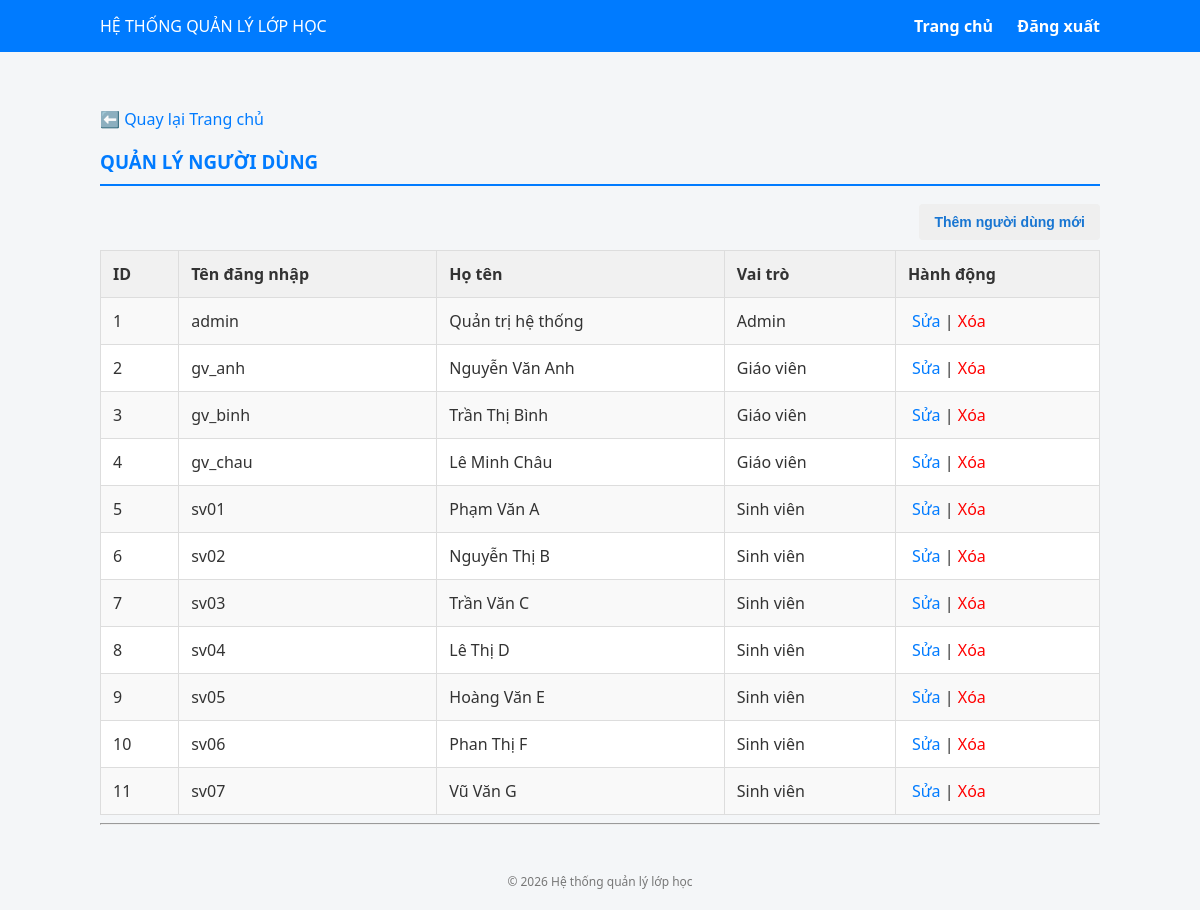
/index.php?controller=admin&action=nguoidung (signed in), run on the app's committed database.
### tables this page shows
CREATE TABLE nguoi_dung (
    id INT AUTO_INCREMENT PRIMARY KEY,
    ten_dang_nhap VARCHAR(50) NOT NULL UNIQUE,
    mat_khau VARCHAR(255) NOT NULL,
    ho_ten VARCHAR(100) NOT NULL,
    email VARCHAR(100),
    vai_tro ENUM('admin', 'gv', 'sv') NOT NULL DEFAULT 'sv',
    ngay_tao TIMESTAMP DEFAULT CURRENT_TIMESTAMP
);

### core/Controller.php (called while the page is built, shortened)
<?php
class Controller {
    protected function view($path, $data = []) {
        extract($data);
        require __DIR__ . '/../views/' . $path . '.php';
    }
}

### controllers/AdminController.php (called while the page is built, shortened)
<?php
require_once __DIR__ . '/../services/NguoiDungService.php';
require_once __DIR__ . '/../core/Controller.php';
class AdminController extends Controller {
    public function nguoidung() {
        $service = new NguoiDungService();
        $nguoiDung = $service->getAll();
        $this->view('admin/nguoi_dung', compact('nguoiDung', 'editingNguoiDung'));
    }
}

### config/db.php (called while the page is built)
<?php
return [
    'driver' => 'mysql',
    'host'   => 'localhost',
    'dbname' => 'QuanLyLopHoc',
    'user'   => 'root',
    'pass'   => '',
    'charset'=> 'utf8'
];

### core/Database.php (called while the page is built)
<?php
class Database {
    private static $conn = null;
    public static function getConnection() {
        if (self::$conn === null) {
            $config = require __DIR__ . '/../config/db.php';
            $dsn = "{$config['driver']}:host={$config['host']};dbname={$config['dbname']};charset={$config['charset']}";
            self::$conn = new PDO(
                $dsn,
                $config['user'],
                $config['pass'],
                [
                    PDO::ATTR_ERRMODE => PDO::ERRMODE_EXCEPTION,
                    PDO::ATTR_DEFAULT_FETCH_MODE => PDO::FETCH_ASSOC
                ]
            );
        }
        return self::$conn;
    }
}

### services/NguoiDungService.php (called while the page is built, shortened)
<?php
class NguoiDungService {
    private $dao;
    public function __construct() {
        $this->dao = new NguoiDungDAO();
    }
    public function getAll() {
        return $this->dao->findAll();
    }
}

### core/BaseDAO.php (called while the page is built, shortened)
<?php
require_once __DIR__ . '/Database.php';
abstract class BaseDAO {
    protected $conn;
    protected $table;
    protected $modelClass = null;
    public function __construct() {
        $this->conn = Database::getConnection();
    }
    public function findAll() {
        $stmt = $this->conn->prepare("SELECT * FROM {$this->table}");
        $stmt->execute();
        if ($this->modelClass) {
            return $stmt->fetchAll(PDO::FETCH_CLASS, $this->modelClass);
        }
        return $stmt->fetchAll();
    }
}

### views/admin/nguoi_dung.php (the view, shortened to what this page needs)
<?php include __DIR__.'/../layouts/header.php'; ?>
    <p><a href="index.php?controller=admin&action=index">⬅️ Quay lại Trang chủ</a></p>
    <h3>QUẢN LÝ NGƯỜI DÙNG</h3>
    <div style="display: flex; justify-content: flex-end; align-items: center; margin-bottom: 10px;">
        <button onclick="document.getElementById('modal-them-nguoidung').style.display='block'" style="color: #1976d2; font-weight: bold;">Thêm người dùng mới</button>
    </div>
    <table border="1" cellpadding="5" style="width: 100%; border-collapse: collapse;">
        <tr>
            <th>ID</th>
            <th>Tên đăng nhập</th>
            <th>Họ tên</th>
            <th>Vai trò</th>
            <th>Hành động</th>
        </tr>
        <?php foreach ($nguoiDung as $nd): ?>
            <tr style="<?= (isset($editingNguoiDung) && $editingNguoiDung->id == $nd->id) ? 'background-color: #ffffcc;' : '' ?>">
                <td><?= $nd->id ?></td>
                <td><?= htmlspecialchars($nd->ten_dang_nhap) ?></td>
                <td><?= htmlspecialchars($nd->ho_ten) ?></td>
                <td>
                    <?php
                    if ($nd->vai_tro == 'admin') echo 'Admin';
                    elseif ($nd->vai_tro == 'gv') echo 'Giáo viên';
                    else echo 'Sinh viên';
                    ?>
                </td>
                <td>
                    <a href="index.php?controller=admin&action=nguoidung&edit_id=<?= $nd->id ?>">️ Sửa</a> |
                    <a href="index.php?controller=admin&action=deleteNguoiDung&id=<?= $nd->id ?>" onclick="return confirm('Xóa người này?')" style="color: red;"> Xóa</a>
                </td>
            </tr>
        <?php endforeach; ?>
    </table>
    <hr>
<?php include __DIR__.'/../layouts/footer.php'; ?>

### views/layouts/header.php (style rules this page uses)
:root { --primary-color: #007bff; --secondary-color: #6c757d; --success-color: #28a745; --danger-color: #dc3545; --bg-color: #f4f6f8; --white: #ffffff; --border-color: #ddd; }
body { font-family: 'Segoe UI', Tahoma, Geneva, Verdana, sans-serif; background-color: var(--bg-color); margin: 0; color: #333; }
a { text-decoration: none; color: var(--primary-color); }
table { width: 100%; border-collapse: collapse; margin-top: 10px; background: white; }
th, td { padding: 12px; border: 1px solid var(--border-color); text-align: left; }
th { background-color: #f1f1f1; font-weight: bold; }
tr:nth-child(even) { background-color: #f9f9f9; }
button, .btn { display: inline-block; padding: 10px 15px; border: none; border-radius: 4px; cursor: pointer; color: white; font-size: 14px; text-align: center; }
h3 { border-bottom: 2px solid var(--primary-color); padding-bottom: 10px; color: var(--primary-color); }

### data on the page
nguoi_dung: id "1", ten_dang_nhap "admin", ho_ten "Quản trị hệ thống", vai_tro "Admin"
nguoi_dung: id "2", ten_dang_nhap "gv_anh", ho_ten "Nguyễn Văn Anh", vai_tro "Giáo viên"
nguoi_dung: id "3", ten_dang_nhap "gv_binh", ho_ten "Trần Thị Bình", vai_tro "Giáo viên"
nguoi_dung: id "4", ten_dang_nhap "gv_chau", ho_ten "Lê Minh Châu", vai_tro "Giáo viên"
nguoi_dung: id "5", ten_dang_nhap "sv01", ho_ten "Phạm Văn A", vai_tro "Sinh viên"
nguoi_dung: id "6", ten_dang_nhap "sv02", ho_ten "Nguyễn Thị B", vai_tro "Sinh viên"
nguoi_dung: id "7", ten_dang_nhap "sv03", ho_ten "Trần Văn C", vai_tro "Sinh viên"
nguoi_dung: id "8", ten_dang_nhap "sv04", ho_ten "Lê Thị D", vai_tro "Sinh viên"
nguoi_dung: id "9", ten_dang_nhap "sv05", ho_ten "Hoàng Văn E", vai_tro "Sinh viên"
nguoi_dung: id "10", ten_dang_nhap "sv06", ho_ten "Phan Thị F", vai_tro "Sinh viên"
nguoi_dung: id "11", ten_dang_nhap "sv07", ho_ten "Vũ Văn G", vai_tro "Sinh viên"
